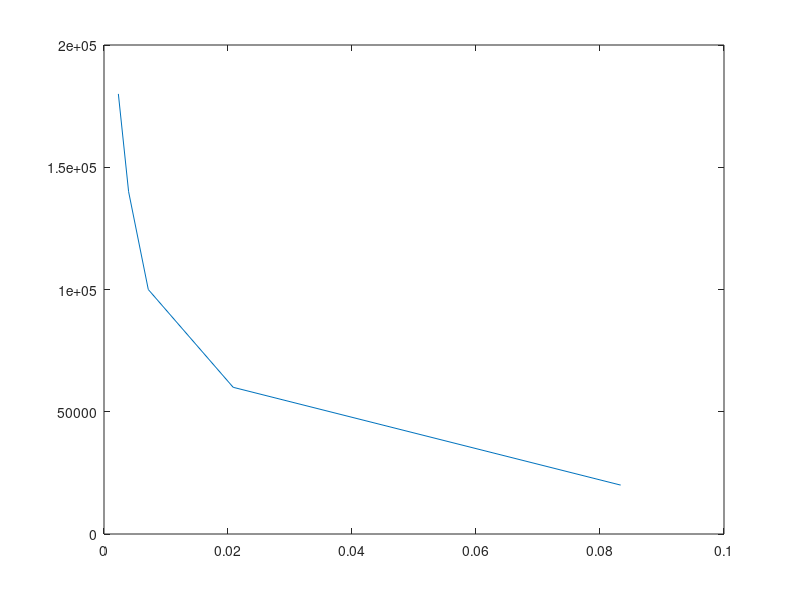

Write the MATLAB code that produced this figure. (Note: this script raises an error after producing the figure.)
clc
clear all
close all

B=input('Enter total bandwidth: ');

    N=[3, 4, 7, 9, 12];
    tot_area=2000;
    cell_area=2;
    ch_bw=20*1000:40*1000:200*1000;

    cap =[];

for i=1:length(N);

    no_of_channel=(B/ch_bw(i));
    no_of_cell=tot_area/2;
    no_of_clusters=no_of_cell/N(i);
    capacity=(no_of_channel)*(no_of_clusters)
    cap = [cap,capacity];
    
end

cap
ch_bw
    plot(cap,ch_bw)
    xlabel('Channel BW','O-','LineWidth',2);
    ylabel('Capacity');
    title('Channel BW Vs. Capacity (21BEC1411)');
    hold on;